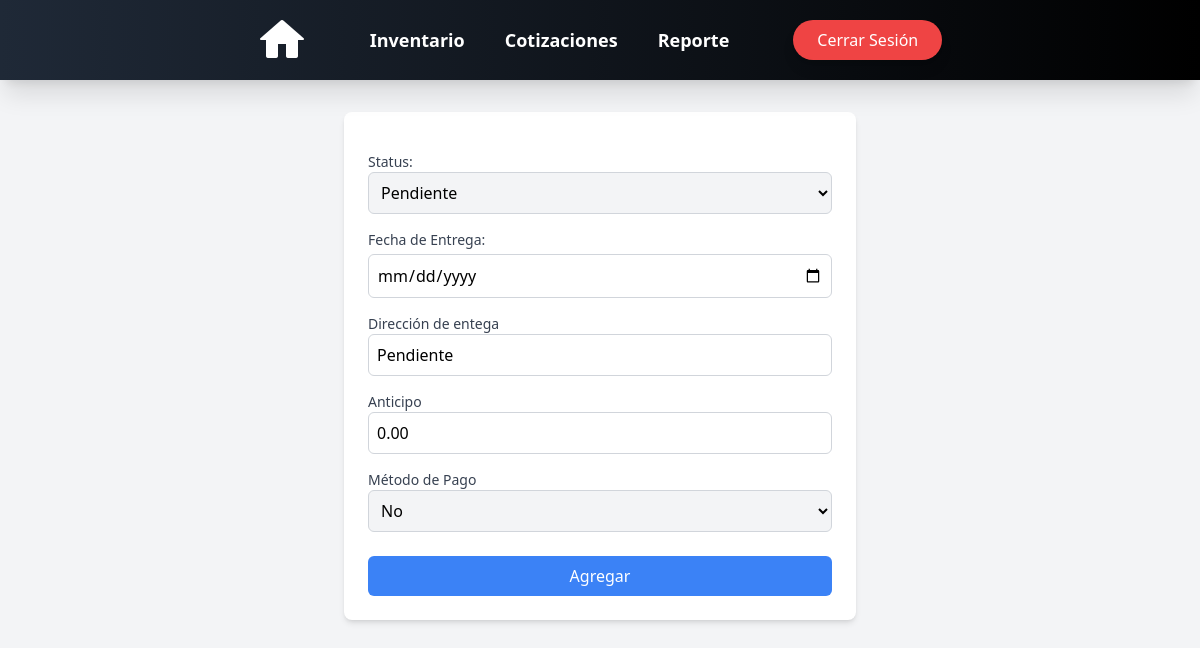
The page /quotes/update/COT25-004/ (signed in) on the database as committed earlier.
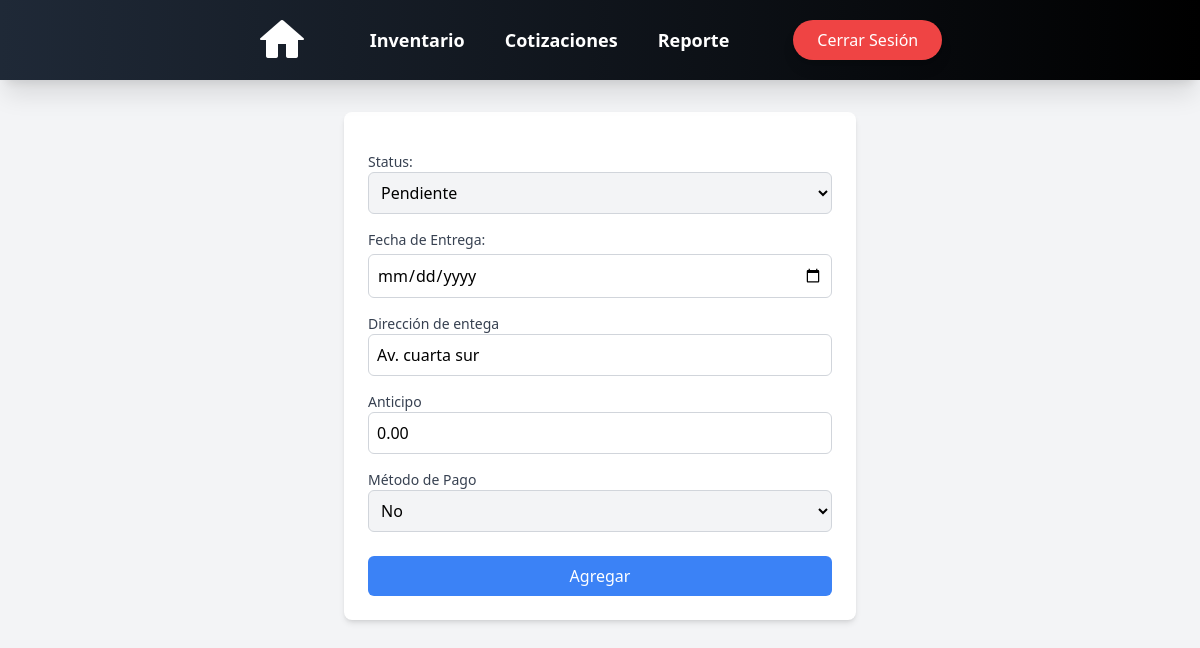
The same page on the database as committed later.
### cotizaciones/models.py (models this page shows, shortened)
class Cotizaciones(models.Model):
    id = models.CharField(max_length=10, primary_key=True, unique=True, blank=False, null=False)
    cliente = models.CharField(max_length=50, blank=False, null=True)
    telefono = models.IntegerField(blank=False, null=True)
    fecha = models.DateField(auto_now=False, auto_now_add=False)
    fecha_propuesta = models.DateField(auto_now=False, auto_now_add=False)
    fecha_entrega = models.DateField(auto_now=False, auto_now_add=False, null=True, blank=True)
    direccion_entrega = models.CharField(max_length=50, default='Pendiente')
    servicio_envio = models.CharField(max_length=100, default="TGZ")
    costo_envio = models.DecimalField(max_digits=10, decimal_places=2, blank=False, null=True, default=0)
    total = models.DecimalField(max_digits=10, decimal_places=2, default=0.0)  # Total sin IVA
    total_Civa = models.DecimalField(max_digits=10, decimal_places=2, default=0.0)
    status = models.CharField(max_length=20, blank=False, null=False, default='Pendiente')
    anticipo = models.DecimalField(max_digits=10, decimal_places=2, default=0.0)
    restante = models.DecimalField(max_digits=10, decimal_places=2, default=0.0)
    metodo_pago = models.CharField(max_length=20, null=False, default='No')
    iva = models.DecimalField(max_digits=10, decimal_places=2, default=0.0)

### cotizaciones/views.py (the view, shortened to what this page needs)
# urls.py: path('update/<str:id>/',update_quote,name='update_quote' ),
def update_quote(request, id):
    quote = get_object_or_404(Cotizaciones, id=id)
    context = {"quote": quote}
    return render(request, 'quotes/formUpdate.html', context)

### users/context_processors.py (called while the page is built)
def empleado_context(request):
    if request.user.is_authenticated:
        empleado = request.user.groups.filter(name='Empleado').exists()
    else:
        empleado = False  # Si no está autenticado, no es parte del grupo
    return {'empleado': empleado}

### templates/quotes/formUpdate.html (shortened to what this page needs)
<!DOCTYPE html>
<html lang="es">
<head>
</head>
<body class="bg-gray-100 p-8">
{% include 'nav_bar.html' %}
<form method="POST" class="max-w-lg mx-auto bg-white p-6 rounded-lg shadow-md mt-20">
    <label for="status" class="block mt-4 text-sm font-medium text-gray-700">Status:</label>
    <select name="status" id="status" required
            class="w-full p-2 border border-gray-300 bg-gray-100 rounded-md">
        <option value="Pendiente" {% if quote.status == "Pendiente" %}selected{% endif %}>Pendiente</option>
    </select>
    <div>
        <label for="fecha_entrega" class="block mt-4 text-sm font-medium text-gray-700">Fecha de Entrega:</label>
        <input type="date" name="fecha_entrega" id="fecha_entrega" value="{{ quote.fecha_entrega|date:'Y-m-d'|default:'' }}"
               class="mt-1 block w-full p-2 border border-gray-300 rounded-md focus:ring-blue-500 focus:border-blue-500">
    </div>
    <label for="direccion_entrega" class="block mt-4 text-sm font-medium text-gray-700">Dirección de entega</label>
    <input type="text" name="direccion_entrega" id="direccion_entrega" value="{{ quote.direccion_entrega }}" required
           class="w-full p-2 border border-gray-300 rounded-md focus:ring focus:ring-blue-300">
    <label for="anticipo" class="block mt-4 text-sm font-medium text-gray-700">Anticipo</label>
    <input type="number" step="0.01" name="anticipo" id="anticipo" value="{{ quote.anticipo }}" required
           class="w-full p-2 border border-gray-300 rounded-md focus:ring focus:ring-blue-300">
    <label for="metodo_pago" class="block mt-4 text-sm font-medium text-gray-700">Método de Pago</label>
    <select name="metodo_pago" id="metodo_pago" required
            class="w-full p-2 border border-gray-300 bg-gray-100 rounded-md">
        <option value="No" {% if quote.metodo_pago == "No" %}selected{% endif %}>No</option>
    </select>
    <button type="submit" class="mt-6 w-full bg-blue-500 text-white py-2 px-4 rounded-md hover:bg-blue-600">Agregar</button>
</form>
</body>
</html>

Rows that differ between the two databases and show on the page:
changed Cotizaciones "Pendiente": direccion_entrega "Pendiente" → "Av. cuarta sur"
